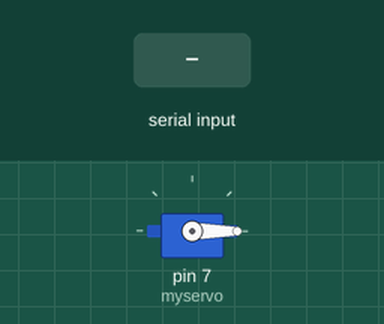
Bench run of a sketch on a simulated Arduino Uno, built with avr-gcc and run on an emulated ATmega328P. Parts: servo. The test bench sets the inputs (shaded band).

Above: at 1.2 s.
1.3 s: "on" received over the second serial link
At 2.5 s:
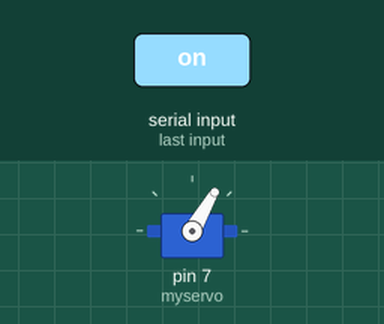
2.8 s: "1" received over the second serial link
At 3.5 s:
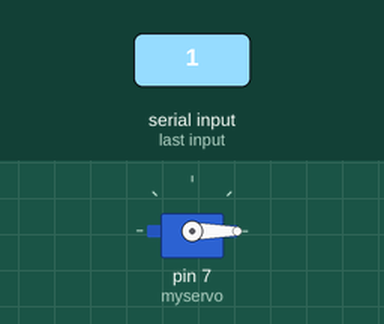
Timing chart, 0 to 5.8 s (numbered marks = the images above; inputs shaded):
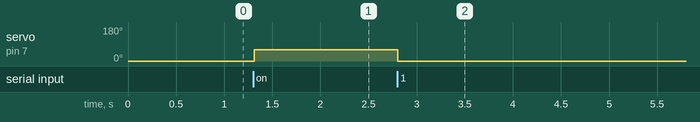

Measured:
- after the input at 1.3 s, servo on pin 7 (myservo): 0° → 60° at once
- after the input at 2.8 s, servo on pin 7 (myservo): 60° → 0° at once

The sketch:

20191010_Bluetooth_Controller.ino
```cpp
#include <SoftwareSerial.h> //시리얼 통신 라이브러리 호출
#include "Servo.h" //서보 라이브러리

Servo myservo; //서보객체
int blueTx=2;   //Tx (블투 보내는핀 설정)
int blueRx=3;   //Rx (블투 받는핀 설정)
SoftwareSerial mySerial(blueTx, blueRx);  //시리얼 통신을 위한 객체선언
String myString=""; //받는 문자열

void setup() {
  myservo.attach(7);   //서보 시그널 핀설정
  myservo.write(0);     //서보 초기각도 0도 설정
  mySerial.begin(9600); //블루투스 시리얼 개방
}

void loop() {
  while(mySerial.available())  //mySerial 값이 있으면
  {
    char myChar = (char)mySerial.read();  //mySerial int형식의 값을 char형식으로 변환
    myString+=myChar;   //수신되는 문자열을 myString에 모두 붙임 (1바이트씩 전송되는 것을 모두 붙임)
    delay(5);           //수신 문자열 끊김 방지
  }

  if(!myString.equals(""))  //myString 값이 있다면
  {
    Serial.println("input value: "+myString); //시리얼모니터에 myString값 출력

      if(myString=="on")  //myString 값이 'on' 이라면
      {
        myservo.write(60);     //각도 60도로 움직임
      } else {
        myservo.write(0);   //각도 0도로 움직임
      }
    myString="";  //myString 변수값 초기화
  }
}
```
